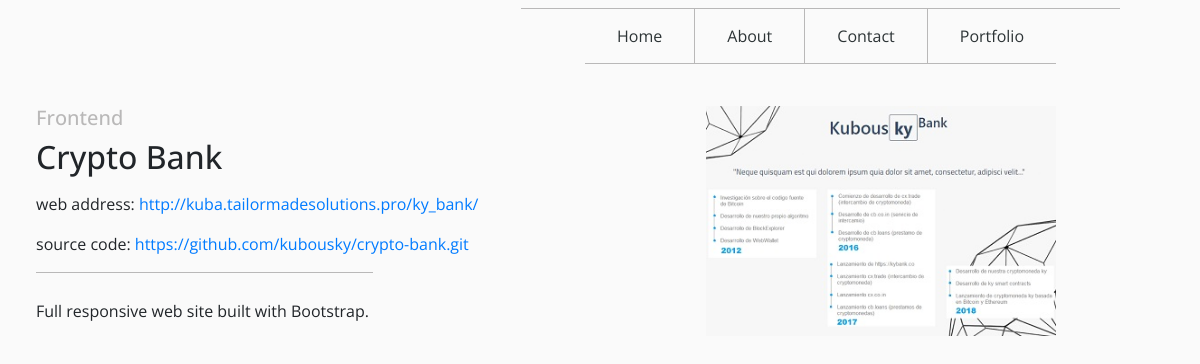
/2/crypto-bank/, run on an earlier commit of the app's database.
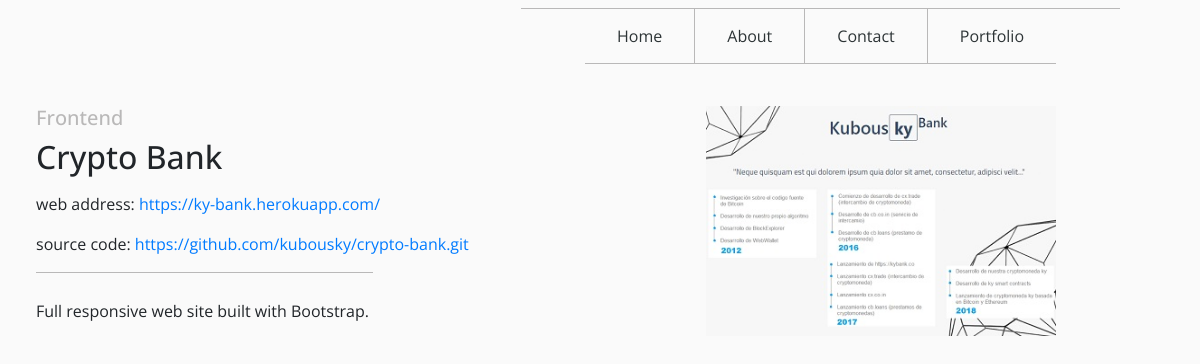
And on a later commit of the database.
### portfolio/models.py (models this page shows, shortened)
class Project(models.Model):
    category = models.ForeignKey(Category,
                                    related_name='projects',
                                    on_delete=models.CASCADE)
    name = models.CharField(max_length=200, db_index=True)
    slug = models.SlugField(max_length=200, db_index=True)
    image = models.ImageField(upload_to='projects/%Y/%m/%d',
                                blank=True)
    description = models.TextField(blank=True)
    url = models.URLField(max_length=250, blank=True)
    repository = models.URLField(max_length=250)
    created = models.DateTimeField(auto_now_add=True)
    updated = models.DateTimeField(auto_now=True)
    class Meta:
        ordering = ('name',)
        index_together = (('id', 'slug'),)

class Category(models.Model):
    name = models.CharField(max_length=50, db_index=True)
    slug = models.SlugField(max_length=50, unique=True)
    image = models.ImageField(upload_to='categories/%Y/%m/%d',
                                blank=True)
    class Meta:
        ordering = ('name',)
        verbose_name = 'category'
        verbose_name_plural = 'categories'
    def __str__(self):
        return self.name
    def get_absolute_url(self):
        return reverse('portfolio:project_list_by_category',
                        args=[self.slug])

### portfolio/views.py (the view)
# urls.py: path('<int:id>/<slug:slug>/', never_cache(views.project_detail), name='project_detail'),
def project_detail(request, id, slug):
    project = get_object_or_404(Project,
                                id=id,
                                slug=slug)
    return render(request,
                    'portfolio/projects/detail.html',
                    {'project': project})

### portfolio/templates/portfolio/projects/detail.html (shortened to what this page needs)
{% extends "base.html" %}
{% load static %}
{% block content %}
    <div id="project-detail">
        <div id="text-detail">
            <h5><a href="{{ project.category.get_absolute_url }}">{{ project.category }}</a></h5>
            <h2>{{ project.name|linebreaks }}</h2>
            <p {% if project.url == '' %}class="hidden"{% endif %}>web address: <a href="{{ project.url }}">{{ project.url }}</a></p>
            <p>source code: <a href="{{ project.repository }}">{{ project.repository}}</a></p>
            <p class="p-detail"></p>
            {{ project.description|linebreaks }}
        </div>
        <div id="img-detail">
            <img src="{{ project.image.url }}" style="width:350px;height:230px;">
        </div>
    </div>
{% endblock %}

### portfolio/templates/base.html (shortened to what this page needs)
{% load static %}
<!DOCTYPE html>
<html>
    <head>
        <link rel="stylesheet" href="https://maxcdn.bootstrapcdn.com/bootstrap/4.0.0/css/bootstrap.min.css">
        <link href="https://maxcdn.bootstrapcdn.com/font-awesome/4.7.0/css/font-awesome.min.css" rel="stylesheet" type="text/css">
        <link href="{% static "css/my_style.css" %}" rel="stylesheet">
    </head>
    <body>
        <div class='container-fluid d-flex flex-column'>
            <nav class="nav">
                <div class="navbar">
                    <div class="btn-group">
                        <a id="invisible_left"></a>
                        <a href="{% url "portfolio:home" %}">Home</a>
                        <a href="{% url "portfolio:about-us" %}">About</a>
                        <a href="{% url "portfolio:contact" %}">Contact</a>
                        <a id="portfolio" href="{% url "portfolio:categories" %}">Portfolio</a>
                    </div>
                </div>
                <div class="navbar_2">
                    <div class="btn-group">
                        <a id="invisible_right"></a>
                    </div>
                </div>
            </nav>
            {% block content %}
            {% endblock %}
        </div>
    </body>
</html>

### portfolio/static/css/my_style.css (style rules this page uses)
html,body { font-family: 'Open Sans', sans-serif; background-color: #FAFAFA; min-height:100vh; overflow-x: hidden; }
.container-fluid { padding-left:0; padding-right:0; min-height: 100vh; }
.navbar { width:85%; height: 76px; margin-left: 3%; display: inline-block; overflow: hidden; padding-right:0; border-right-width: 0.001px; }
.navbar_2 { width:auto; height: 76px; display: inline-block; overflow: hidden; padding-left:0; margin-left:0; padding-top:8px; border-left-width: 0.001px; }
.btn-group { float: right; width: auto; border-right-width: 0.001px; border-left-width: 0.001px; }
.btn-group a { background-color: #FAFAFA; border: 1px solid rgb(185, 184, 184); color: #2d3436; padding: 15px 32px; text-align: center; text-decoration: none; display: inline-block; font-size: 16px; -webkit-transition: all 0.5s ease; -ms-transition: all 0.5s ease; -moz-transition: all 0.5s ease; -o-transition: all 0.5s ease; transition: all 0.5s ease; }
.btn-group #portfolio { border-right: none; border-right-width: 0.001px; }
#invisible_left, #invisible_right { border-right: none; border-bottom: none; border-left-width: 0.001px; }
.btn-group a { border-left: none; }
#project-detail { margin-top: 30px; width: 85%; margin-left: 3%; overflow: hidden; padding-bottom: 20px; }
#text-detail { float: left; width: 55%; }
#text-detail p { white-space: normal; }
#text-detail p a { white-space: nowrap }
#text-detail h5 a { color: rgb(185, 184, 184); }
#text-detail .p-detail { width: 60%; border: solid rgb(185, 184, 184) 1.4px; border-left: none; border-right: none; border-bottom: none; padding-top: 10px; }
#img-detail { float: right; }

What changed in the data, as far as the page shows it:
changed Project "Crypto Bank": url "http://kuba.tailormadesolutions.pro/ky_bank/" → "https://ky-bank.herokuapp.com/"
